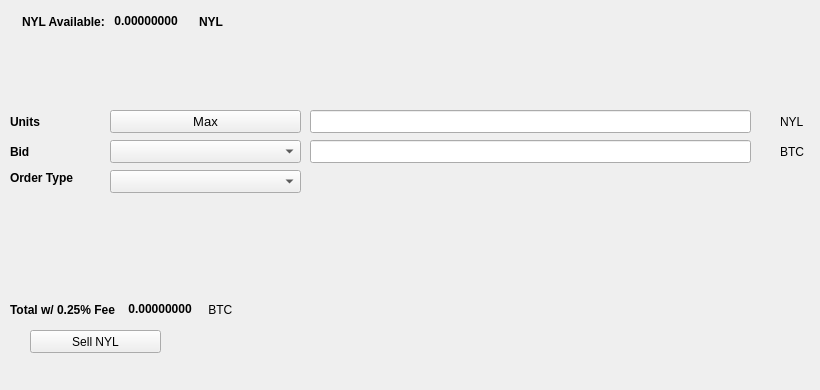
   <widget class="QWidget" name="SellTab">
    <attribute name="title">
     <string>Sell</string>
    </attribute>
    <widget class="QLabel" name="label_16">
     <property name="geometry">
      <rect>
       <x>780</x>
       <y>140</y>
       <width>31</width>
       <height>23</height>
      </rect>
     </property>
     <property name="text">
      <string>BTC</string>
     </property>
    </widget>
    <widget class="QComboBox" name="SellBidcomboBox">
     <property name="geometry">
      <rect>
       <x>110</x>
       <y>140</y>
       <width>191</width>
       <height>23</height>
      </rect>
     </property>
     <property name="font">
      <font>
       <pointsize>10</pointsize>
      </font>
     </property>
    </widget>
    <widget class="QLabel" name="label_18">
     <property name="geometry">
      <rect>
       <x>10</x>
       <y>110</y>
       <width>46</width>
       <height>23</height>
      </rect>
     </property>
     <property name="font">
      <font>
       <weight>75</weight>
       <bold>true</bold>
      </font>
     </property>
     <property name="text">
      <string>Units</string>
     </property>
    </widget>
    <widget class="QPushButton" name="Sell_Max_Amount">
     <property name="geometry">
      <rect>
       <x>110</x>
       <y>110</y>
       <width>191</width>
       <height>23</height>
      </rect>
     </property>
     <property name="font">
      <font>
       <pointsize>10</pointsize>
      </font>
     </property>
     <property name="text">
      <string>Max</string>
     </property>
    </widget>
    <widget class="QLabel" name="label_20">
     <property name="geometry">
      <rect>
       <x>10</x>
       <y>170</y>
       <width>91</width>
       <height>16</height>
      </rect>
     </property>
     <property name="font">
      <font>
       <weight>75</weight>
       <bold>true</bold>
      </font>
     </property>
     <property name="text">
      <string>Order Type</string>
     </property>
    </widget>
    <widget class="QComboBox" name="SellOrdertypeCombo">
     <property name="geometry">
      <rect>
       <x>110</x>
       <y>170</y>
       <width>191</width>
       <height>23</height>
      </rect>
     </property>
     <property name="font">
      <font>
       <pointsize>10</pointsize>
      </font>
     </property>
    </widget>
    <widget class="QLabel" name="label_21">
     <property name="geometry">
      <rect>
       <x>10</x>
       <y>140</y>
       <width>46</width>
       <height>23</height>
      </rect>
     </property>
     <property name="font">
      <font>
       <weight>75</weight>
       <bold>true</bold>
      </font>
     </property>
     <property name="text">
      <string>Bid</string>
     </property>
    </widget>
    <widget class="QLabel" name="label_22">
     <property name="geometry">
      <rect>
       <x>780</x>
       <y>110</y>
       <width>31</width>
       <height>23</height>
      </rect>
     </property>
     <property name="text">
      <string>NYL</string>
     </property>
    </widget>
    <widget class="QLineEdit" name="UnitsInputNYL">
     <property name="geometry">
      <rect>
       <x>310</x>
       <y>110</y>
       <width>441</width>
       <height>23</height>
      </rect>
     </property>
     <property name="font">
      <font>
       <pointsize>9</pointsize>
       <weight>75</weight>
       <bold>true</bold>
      </font>
     </property>
    </widget>
    <widget class="QLineEdit" name="SellBidPriceEdit">
     <property name="geometry">
      <rect>
       <x>310</x>
       <y>140</y>
       <width>441</width>
       <height>23</height>
      </rect>
     </property>
     <property name="font">
      <font>
       <pointsize>9</pointsize>
       <weight>75</weight>
       <bold>true</bold>
      </font>
     </property>
    </widget>
    <widget class="QPushButton" name="SellNYLBTN">
     <property name="geometry">
      <rect>
       <x>30</x>
       <y>330</y>
       <width>131</width>
       <height>23</height>
      </rect>
     </property>
     <property name="text">
      <string>Sell NYL</string>
     </property>
     <property name="icon">
      <iconset resource="../nuyul">
       <normaloff>:/icons/bitcoin</normaloff>:/icons/bitcoin</iconset>
     </property>
    </widget>
    <widget class="QWidget" name="layoutWidget3">
     <property name="geometry">
      <rect>
       <x>22</x>
       <y>12</y>
       <width>258</width>
       <height>19</height>
      </rect>
     </property>
     <layout class="QHBoxLayout" name="horizontalLayout">
      <item>
       <widget class="QLabel" name="label232_2">
        <property name="font">
         <font>
          <weight>75</weight>
          <bold>true</bold>
         </font>
        </property>
        <property name="text">
         <string>NYL Available:</string>
        </property>
       </widget>
      </item>
      <item>
       <widget class="QLabel" name="NYLAvailableLabel">
        <property name="palette">
         <palette>
          <active>
           <colorrole role="WindowText">
            <brush brushstyle="SolidPattern">
             <color alpha="255">
              <red>0</red>
              <green>0</green>
              <blue>0</blue>
             </color>
            </brush>
           </colorrole>
           <colorrole role="Button">
            <brush brushstyle="SolidPattern">
             <color alpha="255">
              <red>0</red>
              <green>170</green>
              <blue>0</blue>
             </color>
            </brush>
           </colorrole>
           <colorrole role="Light">
            <brush brushstyle="SolidPattern">
             <color alpha="255">
              <red>0</red>
              <green>255</green>
              <blue>0</blue>
             </color>
            </brush>
           </colorrole>
           <colorrole role="Midlight">
            <brush brushstyle="SolidPattern">
             <color alpha="255">
              <red>0</red>
              <green>212</green>
              <blue>0</blue>
             </color>
            </brush>
           </colorrole>
           <colorrole role="Dark">
            <brush brushstyle="SolidPattern">
             <color alpha="255">
              <red>0</red>
              <green>85</green>
              <blue>0</blue>
             </color>
            </brush>
           </colorrole>
           <colorrole role="Mid">
            <brush brushstyle="SolidPattern">
             <color alpha="255">
              <red>0</red>
              <green>113</green>
              <blue>0</blue>
             </color>
            </brush>
           </colorrole>
           <colorrole role="Text">
            <brush brushstyle="SolidPattern">
             <color alpha="255">
              <red>0</red>
              <green>170</green>
              <blue>0</blue>
             </color>
            </brush>
           </colorrole>
           <colorrole role="BrightText">
            <brush brushstyle="SolidPattern">
             <color alpha="255">
              <red>255</red>
              <green>255</green>
              <blue>255</blue>
             </color>
            </brush>
           </colorrole>
           <colorrole role="ButtonText">
            <brush brushstyle="SolidPattern">
             <color alpha="255">
              <red>0</red>
              <green>0</green>
              <blue>0</blue>
             </color>
            </brush>
           </colorrole>
           <colorrole role="Base">
            <brush brushstyle="SolidPattern">
             <color alpha="255">
              <red>255</red>
              <green>255</green>
              <blue>255</blue>
             </color>
            </brush>
           </colorrole>
           <colorrole role="Window">
            <brush brushstyle="SolidPattern">
             <color alpha="255">
              <red>0</red>
              <green>170</green>
              <blue>0</blue>
             </color>
            </brush>
           </colorrole>
           <colorrole role="Shadow">
            <brush brushstyle="SolidPattern">
             <color alpha="255">
              <red>0</red>
              <green>0</green>
              <blue>0</blue>
             </color>
            </brush>
           </colorrole>
           <colorrole role="AlternateBase">
            <brush brushstyle="SolidPattern">
             <color alpha="255">
              <red>127</red>
              <green>212</green>
              <blue>127</blue>
             </color>
            </brush>
           </colorrole>
           <colorrole role="ToolTipBase">
            <brush brushstyle="SolidPattern">
             <color alpha="255">
              <red>255</red>
              <green>255</green>
              <blue>220</blue>
             </color>
            </brush>
           </colorrole>
           <colorrole role="ToolTipText">
            <brush brushstyle="SolidPattern">
             <color alpha="255">
              <red>0</red>
              <green>0</green>
              <blue>0</blue>
             </color>
            </brush>
           </colorrole>
          </active>
          <inactive>
           <colorrole role="WindowText">
            <brush brushstyle="SolidPattern">
             <color alpha="255">
              <red>0</red>
              <green>0</green>
              <blue>0</blue>
             </color>
            </brush>
           </colorrole>
           <colorrole role="Button">
            <brush brushstyle="SolidPattern">
             <color alpha="255">
              <red>0</red>
              <green>170</green>
              <blue>0</blue>
             </color>
            </brush>
           </colorrole>
           <colorrole role="Light">
            <brush brushstyle="SolidPattern">
             <color alpha="255">
              <red>0</red>
              <green>255</green>
              <blue>0</blue>
             </color>
            </brush>
           </colorrole>
           <colorrole role="Midlight">
            <brush brushstyle="SolidPattern">
             <color alpha="255">
              <red>0</red>
              <green>212</green>
              <blue>0</blue>
             </color>
            </brush>
           </colorrole>
           <colorrole role="Dark">
            <brush brushstyle="SolidPattern">
             <color alpha="255">
              <red>0</red>
              <green>85</green>
              <blue>0</blue>
             </color>
            </brush>
           </colorrole>
           <colorrole role="Mid">
            <brush brushstyle="SolidPattern">
             <color alpha="255">
              <red>0</red>
              <green>113</green>
              <blue>0</blue>
             </color>
            </brush>
           </colorrole>
           <colorrole role="Text">
            <brush brushstyle="SolidPattern">
             <color alpha="255">
              <red>0</red>
              <green>170</green>
              <blue>0</blue>
             </color>
            </brush>
           </colorrole>
           <colorrole role="BrightText">
            <brush brushstyle="SolidPattern">
             <color alpha="255">
              <red>255</red>
              <green>255</green>
              <blue>255</blue>
             </color>
            </brush>
           </colorrole>
           <colorrole role="ButtonText">
            <brush brushstyle="SolidPattern">
             <color alpha="255">
              <red>0</red>
              <green>0</green>
              <blue>0</blue>
             </color>
            </brush>
           </colorrole>
           <colorrole role="Base">
            <brush brushstyle="SolidPattern">
             <color alpha="255">
              <red>255</red>
              <green>255</green>
              <blue>255</blue>
             </color>
            </brush>
           </colorrole>
           <colorrole role="Window">
            <brush brushstyle="SolidPattern">
             <color alpha="255">
              <red>0</red>
              <green>170</green>
              <blue>0</blue>
             </color>
            </brush>
           </colorrole>
           <colorrole role="Shadow">
            <brush brushstyle="SolidPattern">
             <color alpha="255">
              <red>0</red>
              <green>0</green>
              <blue>0</blue>
             </color>
            </brush>
           </colorrole>
           <colorrole role="AlternateBase">
            <brush brushstyle="SolidPattern">
             <color alpha="255">
              <red>127</red>
              <green>212</green>
              <blue>127</blue>
             </color>
            </brush>
           </colorrole>
           <colorrole role="ToolTipBase">
            <brush brushstyle="SolidPattern">
             <color alpha="255">
              <red>255</red>
              <green>255</green>
              <blue>220</blue>
             </color>
            </brush>
           </colorrole>
           <colorrole role="ToolTipText">
            <brush brushstyle="SolidPattern">
             <color alpha="255">
              <red>0</red>
              <green>0</green>
              <blue>0</blue>
             </color>
            </brush>
           </colorrole>
          </inactive>
          <disabled>
           <colorrole role="WindowText">
            <brush brushstyle="SolidPattern">
             <color alpha="255">
              <red>0</red>
              <green>85</green>
              <blue>0</blue>
             </color>
            </brush>
           </colorrole>
           <colorrole role="Button">
            <brush brushstyle="SolidPattern">
             <color alpha="255">
              <red>0</red>
              <green>170</green>
              <blue>0</blue>
             </color>
            </brush>
           </colorrole>
           <colorrole role="Light">
            <brush brushstyle="SolidPattern">
             <color alpha="255">
              <red>0</red>
              <green>255</green>
              <blue>0</blue>
             </color>
            </brush>
           </colorrole>
           <colorrole role="Midlight">
            <brush brushstyle="SolidPattern">
             <color alpha="255">
              <red>0</red>
              <green>212</green>
              <blue>0</blue>
             </color>
            </brush>
           </colorrole>
           <colorrole role="Dark">
            <brush brushstyle="SolidPattern">
             <color alpha="255">
              <red>0</red>
              <green>85</green>
              <blue>0</blue>
             </color>
            </brush>
           </colorrole>
           <colorrole role="Mid">
            <brush brushstyle="SolidPattern">
             <color alpha="255">
              <red>0</red>
              <green>113</green>
              <blue>0</blue>
             </color>
            </brush>
           </colorrole>
           <colorrole role="Text">
            <brush brushstyle="SolidPattern">
             <color alpha="255">
              <red>0</red>
              <green>85</green>
              <blue>0</blue>
             </color>
            </brush>
           </colorrole>
           <colorrole role="BrightText">
            <brush brushstyle="SolidPattern">
             <color alpha="255">
              <red>255</red>
              <green>255</green>
              <blue>255</blue>
             </color>
            </brush>
           </colorrole>
           <colorrole role="ButtonText">
            <brush brushstyle="SolidPattern">
             <color alpha="255">
              <red>0</red>
              <green>85</green>
              <blue>0</blue>
             </color>
            </brush>
           </colorrole>
           <colorrole role="Base">
            <brush brushstyle="SolidPattern">
             <color alpha="255">
              <red>0</red>
              <green>170</green>
              <blue>0</blue>
             </color>
            </brush>
           </colorrole>
           <colorrole role="Window">
            <brush brushstyle="SolidPattern">
             <color alpha="255">
              <red>0</red>
              <green>170</green>
              <blue>0</blue>
             </color>
            </brush>
           </colorrole>
           <colorrole role="Shadow">
            <brush brushstyle="SolidPattern">
             <color alpha="255">
              <red>0</red>
              <green>0</green>
              <blue>0</blue>
             </color>
            </brush>
           </colorrole>
           <colorrole role="AlternateBase">
            <brush brushstyle="SolidPattern">
             <color alpha="255">
              <red>0</red>
              <green>170</green>
              <blue>0</blue>
             </color>
            </brush>
           </colorrole>
           <colorrole role="ToolTipBase">
            <brush brushstyle="SolidPattern">
             <color alpha="255">
              <red>255</red>
              <green>255</green>
              <blue>220</blue>
             </color>
            </brush>
           </colorrole>
           <colorrole role="ToolTipText">
            <brush brushstyle="SolidPattern">
             <color alpha="255">
              <red>0</red>
              <green>0</green>
              <blue>0</blue>
             </color>
            </brush>
           </colorrole>
          </disabled>
         </palette>
        </property>
        <property name="font">
         <font>
          <weight>75</weight>
          <bold>true</bold>
         </font>
        </property>
        <property name="text">
         <string> 0.00000000 </string>
        </property>
        <property name="textInteractionFlags">
         <set>Qt::LinksAccessibleByMouse|Qt::TextSelectableByKeyboard|Qt::TextSelectableByMouse</set>
        </property>
       </widget>
      </item>
      <item>
       <widget class="QLabel" name="labelNYL">
        <property name="font">
         <font>
          <weight>75</weight>
          <bold>true</bold>
         </font>
        </property>
        <property name="text">
         <string>NYL</string>
        </property>
       </widget>
      </item>
     </layout>
    </widget>
    <widget class="QWidget" name="layoutWidget">
     <property name="geometry">
      <rect>
       <x>10</x>
       <y>300</y>
       <width>268</width>
       <height>19</height>
      </rect>
     </property>
     <layout class="QHBoxLayout" name="horizontalLayout_2">
      <item>
       <widget class="QLabel" name="label_19">
        <property name="font">
         <font>
          <weight>75</weight>
          <bold>true</bold>
         </font>
        </property>
        <property name="text">
         <string>Total w/ 0.25% Fee </string>
        </property>
       </widget>
      </item>
      <item>
       <widget class="QLabel" name="SellCostLabel">
        <property name="palette">
         <palette>
          <active>
           <colorrole role="WindowText">
            <brush brushstyle="SolidPattern">
             <color alpha="255">
              <red>0</red>
              <green>0</green>
              <blue>0</blue>
             </color>
            </brush>
           </colorrole>
           <colorrole role="Button">
            <brush brushstyle="SolidPattern">
             <color alpha="255">
              <red>0</red>
              <green>170</green>
              <blue>0</blue>
             </color>
            </brush>
           </colorrole>
           <colorrole role="Light">
            <brush brushstyle="SolidPattern">
             <color alpha="255">
              <red>0</red>
              <green>255</green>
              <blue>0</blue>
             </color>
            </brush>
           </colorrole>
           <colorrole role="Midlight">
            <brush brushstyle="SolidPattern">
             <color alpha="255">
              <red>0</red>
              <green>212</green>
              <blue>0</blue>
             </color>
            </brush>
           </colorrole>
           <colorrole role="Dark">
            <brush brushstyle="SolidPattern">
             <color alpha="255">
              <red>0</red>
              <green>85</green>
              <blue>0</blue>
             </color>
            </brush>
           </colorrole>
           <colorrole role="Mid">
            <brush brushstyle="SolidPattern">
             <color alpha="255">
              <red>0</red>
              <green>113</green>
              <blue>0</blue>
             </color>
            </brush>
           </colorrole>
           <colorrole role="Text">
            <brush brushstyle="SolidPattern">
             <color alpha="255">
              <red>0</red>
              <green>170</green>
              <blue>0</blue>
             </color>
            </brush>
           </colorrole>
           <colorrole role="BrightText">
            <brush brushstyle="SolidPattern">
             <color alpha="255">
              <red>255</red>
              <green>255</green>
              <blue>255</blue>
             </color>
            </brush>
           </colorrole>
           <colorrole role="ButtonText">
            <brush brushstyle="SolidPattern">
             <color alpha="255">
              <red>0</red>
              <green>0</green>
              <blue>0</blue>
             </color>
            </brush>
           </colorrole>
           <colorrole role="Base">
            <brush brushstyle="SolidPattern">
             <color alpha="255">
              <red>255</red>
              <green>255</green>
              <blue>255</blue>
             </color>
            </brush>
           </colorrole>
           <colorrole role="Window">
            <brush brushstyle="SolidPattern">
             <color alpha="255">
              <red>0</red>
              <green>170</green>
              <blue>0</blue>
             </color>
            </brush>
           </colorrole>
           <colorrole role="Shadow">
            <brush brushstyle="SolidPattern">
             <color alpha="255">
              <red>0</red>
              <green>0</green>
              <blue>0</blue>
             </color>
            </brush>
           </colorrole>
           <colorrole role="AlternateBase">
            <brush brushstyle="SolidPattern">
             <color alpha="255">
              <red>127</red>
              <green>212</green>
              <blue>127</blue>
             </color>
            </brush>
           </colorrole>
           <colorrole role="ToolTipBase">
            <brush brushstyle="SolidPattern">
             <color alpha="255">
              <red>255</red>
              <green>255</green>
              <blue>220</blue>
             </color>
            </brush>
           </colorrole>
           <colorrole role="ToolTipText">
            <brush brushstyle="SolidPattern">
             <color alpha="255">
              <red>0</red>
              <green>0</green>
              <blue>0</blue>
             </color>
            </brush>
           </colorrole>
          </active>
          <inactive>
           <colorrole role="WindowText">
            <brush brushstyle="SolidPattern">
             <color alpha="255">
              <red>0</red>
              <green>0</green>
              <blue>0</blue>
             </color>
            </brush>
           </colorrole>
           <colorrole role="Button">
            <brush brushstyle="SolidPattern">
             <color alpha="255">
              <red>0</red>
              <green>170</green>
              <blue>0</blue>
             </color>
            </brush>
           </colorrole>
           <colorrole role="Light">
            <brush brushstyle="SolidPattern">
             <color alpha="255">
              <red>0</red>
              <green>255</green>
              <blue>0</blue>
             </color>
            </brush>
           </colorrole>
           <colorrole role="Midlight">
            <brush brushstyle="SolidPattern">
             <color alpha="255">
              <red>0</red>
              <green>212</green>
              <blue>0</blue>
             </color>
            </brush>
           </colorrole>
           <colorrole role="Dark">
            <brush brushstyle="SolidPattern">
             <color alpha="255">
              <red>0</red>
              <green>85</green>
              <blue>0</blue>
             </color>
            </brush>
           </colorrole>
           <colorrole role="Mid">
            <brush brushstyle="SolidPattern">
             <color alpha="255">
              <red>0</red>
              <green>113</green>
              <blue>0</blue>
             </color>
            </brush>
           </colorrole>
           <colorrole role="Text">
            <brush brushstyle="SolidPattern">
             <color alpha="255">
              <red>0</red>
              <green>170</green>
              <blue>0</blue>
             </color>
            </brush>
           </colorrole>
           <colorrole role="BrightText">
            <brush brushstyle="SolidPattern">
             <color alpha="255">
              <red>255</red>
              <green>255</green>
              <blue>255</blue>
             </color>
            </brush>
           </colorrole>
           <colorrole role="ButtonText">
            <brush brushstyle="SolidPattern">
             <color alpha="255">
              <red>0</red>
              <green>0</green>
              <blue>0</blue>
             </color>
            </brush>
           </colorrole>
           <colorrole role="Base">
            <brush brushstyle="SolidPattern">
             <color alpha="255">
              <red>255</red>
              <green>255</green>
              <blue>255</blue>
             </color>
            </brush>
           </colorrole>
           <colorrole role="Window">
            <brush brushstyle="SolidPattern">
             <color alpha="255">
              <red>0</red>
              <green>170</green>
              <blue>0</blue>
             </color>
            </brush>
           </colorrole>
           <colorrole role="Shadow">
            <brush brushstyle="SolidPattern">
             <color alpha="255">
              <red>0</red>
              <green>0</green>
              <blue>0</blue>
             </color>
            </brush>
           </colorrole>
           <colorrole role="AlternateBase">
            <brush brushstyle="SolidPattern">
             <color alpha="255">
              <red>127</red>
              <green>212</green>
              <blue>127</blue>
             </color>
            </brush>
           </colorrole>
           <colorrole role="ToolTipBase">
            <brush brushstyle="SolidPattern">
             <color alpha="255">
              <red>255</red>
              <green>255</green>
              <blue>220</blue>
             </color>
            </brush>
           </colorrole>
           <colorrole role="ToolTipText">
            <brush brushstyle="SolidPattern">
             <color alpha="255">
              <red>0</red>
              <green>0</green>
              <blue>0</blue>
             </color>
            </brush>
           </colorrole>
          </inactive>
          <disabled>
           <colorrole role="WindowText">
            <brush brushstyle="SolidPattern">
             <color alpha="255">
              <red>0</red>
              <green>85</green>
              <blue>0</blue>
             </color>
            </brush>
           </colorrole>
           <colorrole role="Button">
            <brush brushstyle="SolidPattern">
             <color alpha="255">
              <red>0</red>
              <green>170</green>
              <blue>0</blue>
             </color>
            </brush>
           </colorrole>
           <colorrole role="Light">
            <brush brushstyle="SolidPattern">
             <color alpha="255">
              <red>0</red>
              <green>255</green>
              <blue>0</blue>
             </color>
            </brush>
           </colorrole>
           <colorrole role="Midlight">
            <brush brushstyle="SolidPattern">
             <color alpha="255">
              <red>0</red>
              <green>212</green>
              <blue>0</blue>
             </color>
            </brush>
           </colorrole>
           <colorrole role="Dark">
            <brush brushstyle="SolidPattern">
             <color alpha="255">
              <red>0</red>
              <green>85</green>
              <blue>0</blue>
             </color>
            </brush>
           </colorrole>
           <colorrole role="Mid">
            <brush brushstyle="SolidPattern">
             <color alpha="255">
              <red>0</red>
              <green>113</green>
              <blue>0</blue>
             </color>
            </brush>
           </colorrole>
           <colorrole role="Text">
            <brush brushstyle="SolidPattern">
             <color alpha="255">
              <red>0</red>
              <green>85</green>
              <blue>0</blue>
             </color>
            </brush>
           </colorrole>
           <colorrole role="BrightText">
            <brush brushstyle="SolidPattern">
             <color alpha="255">
              <red>255</red>
              <green>255</green>
              <blue>255</blue>
             </color>
            </brush>
           </colorrole>
           <colorrole role="ButtonText">
            <brush brushstyle="SolidPattern">
             <color alpha="255">
              <red>0</red>
              <green>85</green>
              <blue>0</blue>
             </color>
            </brush>
           </colorrole>
           <colorrole role="Base">
            <brush brushstyle="SolidPattern">
             <color alpha="255">
              <red>0</red>
              <green>170</green>
              <blue>0</blue>
             </color>
            </brush>
           </colorrole>
           <colorrole role="Window">
            <brush brushstyle="SolidPattern">
             <color alpha="255">
              <red>0</red>
              <green>170</green>
              <blue>0</blue>
             </color>
            </brush>
           </colorrole>
           <colorrole role="Shadow">
            <brush brushstyle="SolidPattern">
             <color alpha="255">
              <red>0</red>
              <green>0</green>
              <blue>0</blue>
             </color>
            </brush>
           </colorrole>
           <colorrole role="AlternateBase">
            <brush brushstyle="SolidPattern">
             <color alpha="255">
              <red>0</red>
              <green>170</green>
              <blue>0</blue>
             </color>
            </brush>
           </colorrole>
           <colorrole role="ToolTipBase">
            <brush brushstyle="SolidPattern">
             <color alpha="255">
              <red>255</red>
              <green>255</green>
              <blue>220</blue>
             </color>
            </brush>
           </colorrole>
           <colorrole role="ToolTipText">
            <brush brushstyle="SolidPattern">
             <color alpha="255">
              <red>0</red>
              <green>0</green>
              <blue>0</blue>
             </color>
            </brush>
           </colorrole>
          </disabled>
         </palette>
        </property>
        <property name="font">
         <font>
          <weight>75</weight>
          <bold>true</bold>
         </font>
        </property>
        <property name="autoFillBackground">
         <bool>false</bool>
        </property>
        <property name="text">
         <string> 0.00000000</string>
        </property>
        <property name="textInteractionFlags">
         <set>Qt::LinksAccessibleByMouse|Qt::TextSelectableByMouse</set>
        </property>
       </widget>
      </item>
      <item>
       <widget class="QLabel" name="label_17">
        <property name="font">
         <font>
          <weight>50</weight>
          <bold>false</bold>
         </font>
        </property>
        <property name="text">
         <string> BTC</string>
        </property>
       </widget>
      </item>
     </layout>
    </widget>
    <widget class="QLabel" name="label_23">
     <property name="geometry">
      <rect>
       <x>460</x>
       <y>300</y>
       <width>281</width>
       <height>81</height>
      </rect>
     </property>
     <property name="text">
      <string/>
     </property>
     <property name="pixmap">
      <pixmap>:/images/bittrex</pixmap>
     </property>
    </widget>
   </widget>
